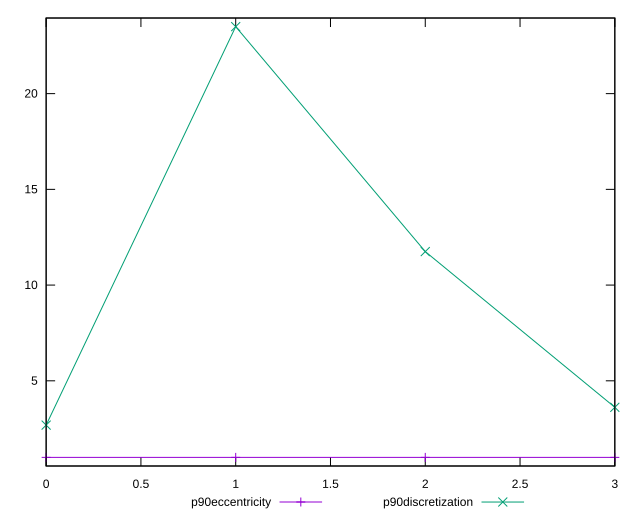

Generate this figure with gnuplot:
reset

$p90Eccentricity <<EOF
0 1.0000000000000002
1 0.9999999999999997
2 0.9999999999999989
3 0.9999999999999997
EOF

$p90Discretization <<EOF
0 2.6857142857142855
1 23.5
2 11.75
3 3.6153846153846154
EOF

set key outside below
set xrange [0:3]
set yrange [0.5499999999999989:23.95]
set trange [0.5499999999999989:23.95]
set terminal svg size 640, 520 enhanced background rgb 'white'
set output "reports/report_00032_2021-02-25T10-28-15.087Z/max-potential-fid/progression/eccentricity.svg"

plot $p90Eccentricity title "p90eccentricity" with linespoints, \
     $p90Discretization title "p90discretization" with linespoints

reset
